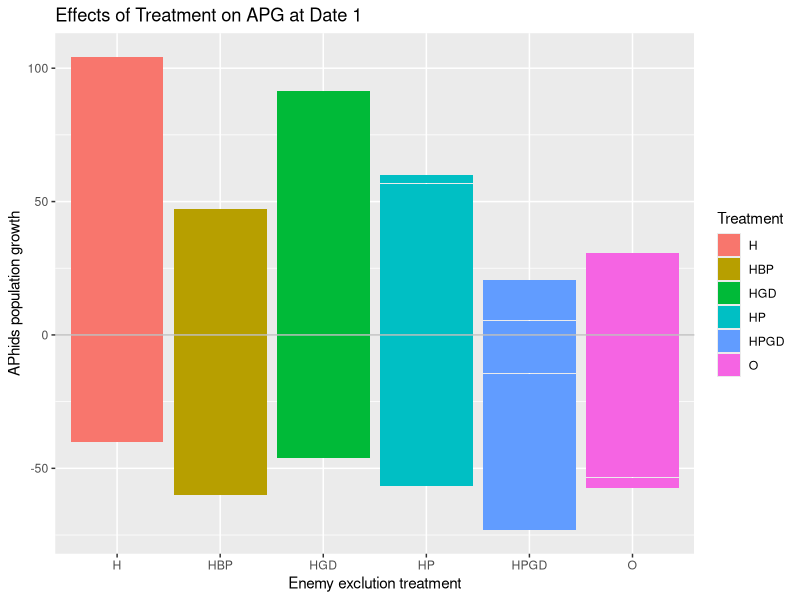
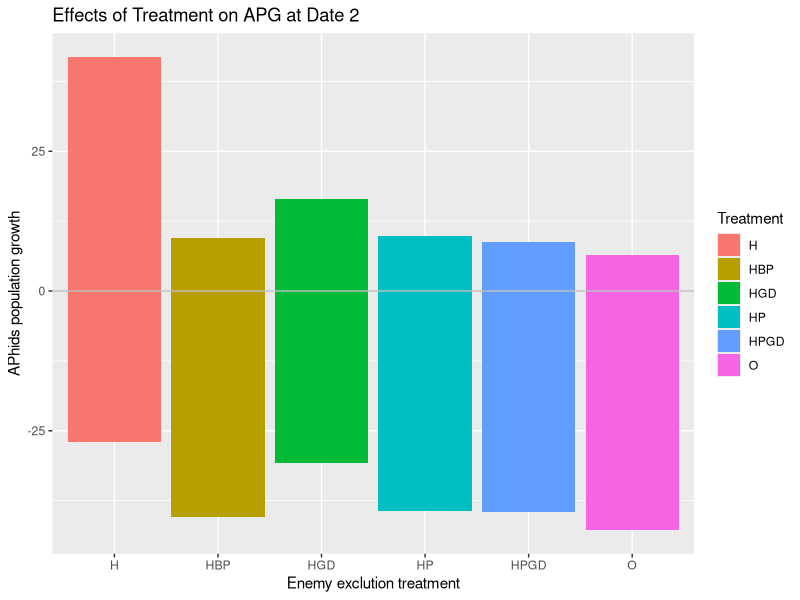
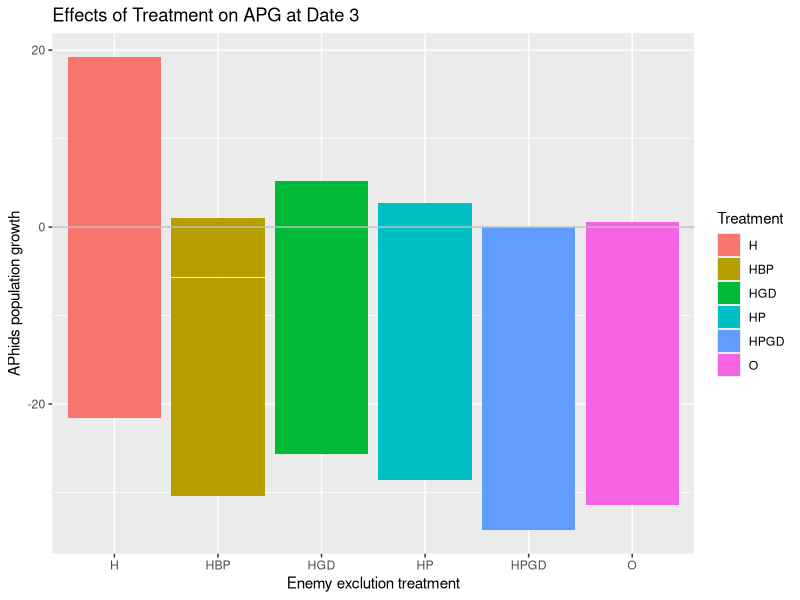
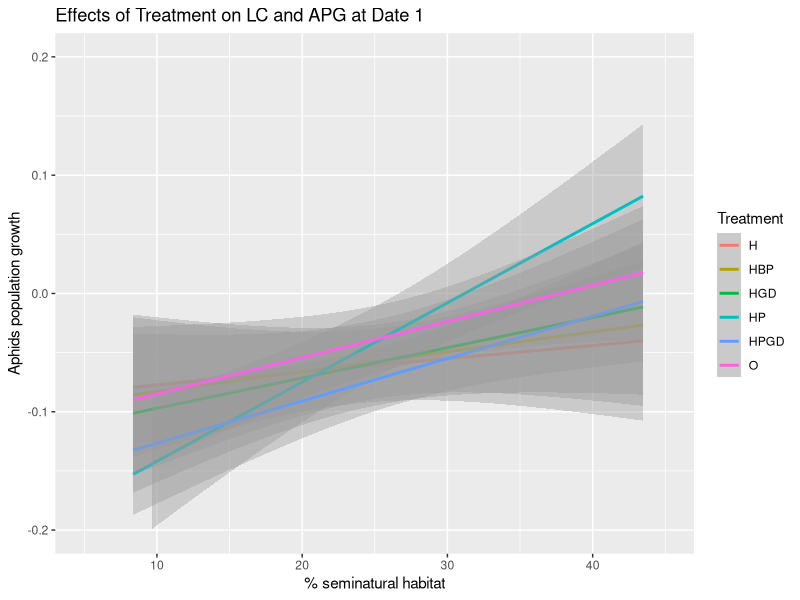
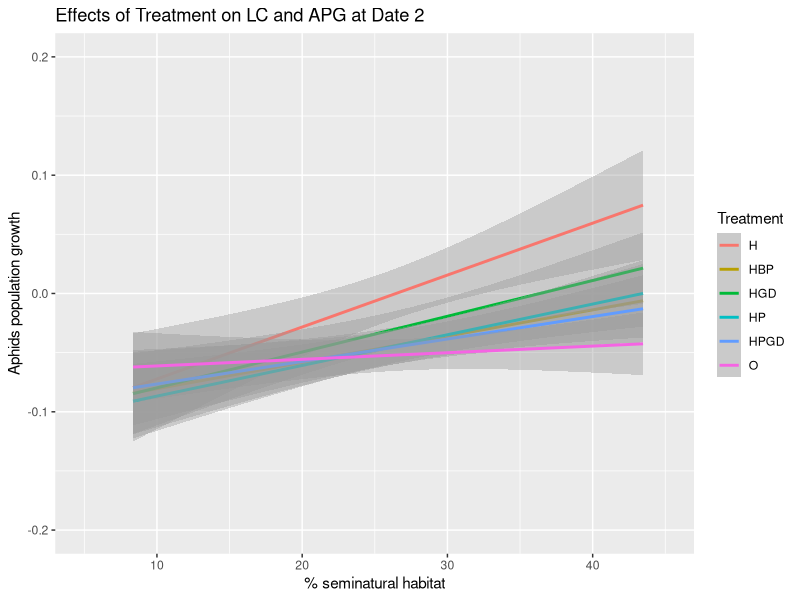
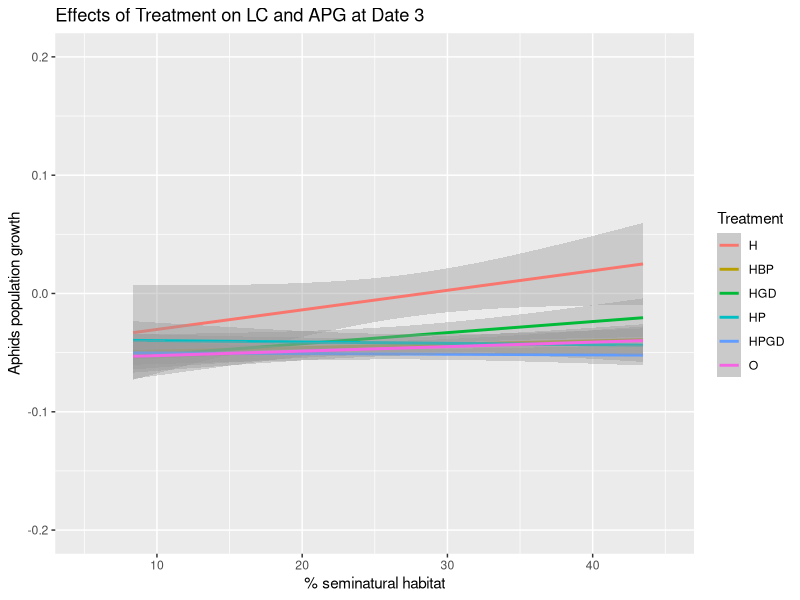
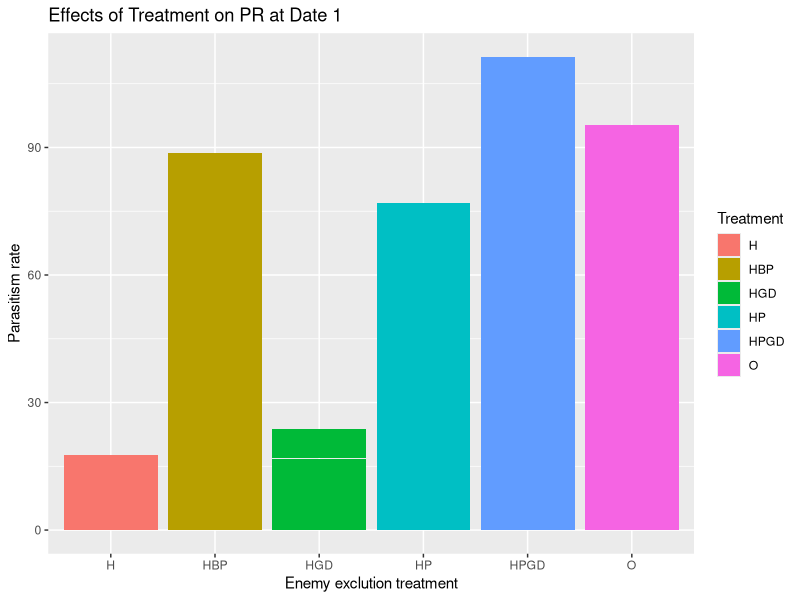
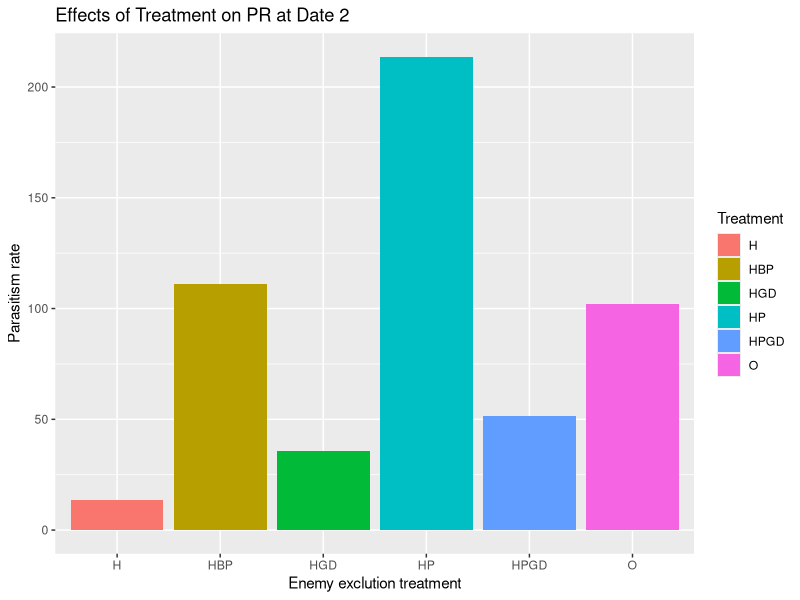

Source code (R) for these figures, in order:
## ---- chunk 1
knitr::opts_chunk$set(echo = TRUE)
## ---- chunk 2
#import data file
library(readr)
Data1 <- read.table("Project data.csv", header = TRUE, dec = ",", sep =";")

###dataframe for sampling date1 
DATE1 <- Data1[Data1$Date == "1", ]
DATE1_700 <- subset(DATE1, DATE1$BUFF_DIST == "700")

## ---- chunk 3
#calculate the aphids population growth at date1
logNaphids_D1_bar <- log(DATE1$aphid_live+1) - log(DATE1$aphidsinoculated_init+1) 
APG_D1_bar <- logNaphids_D1_bar/10
#dataframe for seminatural habitat and aphids population growth at date1 
DATE1APG_bar <- data.frame(DATE1,APG_D1_bar)
## ---- chunk 4
#plot
library(ggplot2)
Bar_APGD1 <- ggplot(DATE1APG_bar, aes(x = Treatment, y = APG_D1_bar, fill = Treatment))
Bar_APGD1 <- Bar_APGD1 + geom_bar(stat = "identity")
Bar_APGD1 <- Bar_APGD1 + labs(x= "Enemy exclution treatment", y="APhids population growth", title = "Effects of Treatment on APG at Date 1")
Bar_APGD1 <- Bar_APGD1 + geom_hline(yintercept=0, colour="grey") 
#Bar_APGD1 <- Bar_APGD1 + ylim(-0.1 , 0.15)
plot(Bar_APGD1)
## ---- chunk 5
####dataframe for sampling date2
DATE2 <- Data1[Data1$Date == "2", ]
DATE2_700 <- subset(DATE2, DATE2$BUFF_DIST == "700")

#Bar graph
#calculate the aphids population growth at date1
logNaphids_D2_bar <- log(DATE2$aphid_live+1) - log(DATE2$aphidsinoculated_init+1) 
APG_D2_bar <- logNaphids_D2_bar/20

#dataframe for seminatural habitat and aphids population growth at date1 
DATE2APG_bar <- data.frame(DATE2,APG_D2_bar)

#plot
Bar_APGD2 <- ggplot(DATE2APG_bar, aes(x = Treatment, y = APG_D2_bar, fill = Treatment))
Bar_APGD2 <- Bar_APGD2 + geom_bar(stat = "identity")
Bar_APGD2 <- Bar_APGD2 + labs(x= "Enemy exclution treatment", y="APhids population growth", title = "Effects of Treatment on APG at Date 2")
Bar_APGD2 <- Bar_APGD2 + geom_hline(yintercept=0, colour="grey") 
plot(Bar_APGD2)

## ---- chunk 6
####dataframe for sampling date3
DATE3 <- Data1[Data1$Date == "3", ]
DATE3_700 <- subset(DATE3, DATE3$BUFF_DIST == "700")

#calculate the aphids population growth at date1
logNaphids_D3_bar <- log(DATE3$aphid_live+1) - log(DATE3$aphidsinoculated_init+1) 
APG_D3_bar <- logNaphids_D3_bar/30

#dataframe for seminatural habitat and aphids population growth at date1 
DATE3APG_bar <- data.frame(DATE3,APG_D3_bar)

#plot
Bar_APGD3 <- ggplot(DATE3APG_bar, aes(x = Treatment, y = APG_D3_bar, fill = Treatment))
Bar_APGD3 <- Bar_APGD3 + geom_bar(stat = "identity")
Bar_APGD3 <- Bar_APGD3 + labs(x= "Enemy exclution treatment", y="APhids population growth", title = "Effects of Treatment on APG at Date 3")
Bar_APGD3 <- Bar_APGD3 + geom_hline(yintercept=0, colour="grey") 
plot(Bar_APGD3)


## ---- chunk 7
#calculate the aphids population growth at date1  
logNaphids_D1_line <- log(DATE1_700$aphid_live+1) - log(DATE1_700$aphidsinoculated_init+1) 
APG_D1_line <- logNaphids_D1_line/10 
## ---- chunk 8
#dataframe for seminatural habitat and aphids population growth at date1   
DATE1APG_line <- data.frame(DATE1_700,APG_D1_line)  
## ---- chunk 9
#barplot for % Seminatural habitat and APhid population growth
Line_APGD1 <- ggplot(DATE1APG_line, aes(x = Pt.seminatural, y = APG_D1_line, color = Treatment))
Line_APGD1 <- Line_APGD1 + labs(x= "% seminatural habitat", y="Aphids population growth", title = "Effects of Treatment on LC and APG at Date 1")
Line_APGD1 <- Line_APGD1 + geom_smooth(method = "lm")
Line_APGD1 <- Line_APGD1 +xlim(5,45) +ylim(-0.2 , 0.2)
print(Line_APGD1)
## ---- chunk 10
#calculate the aphids population growth at date1
logNaphids_D2_line <- log(DATE2_700$aphid_live+1) - log(DATE2_700$aphidsinoculated_init+1) 
APG_D2_line <- logNaphids_D2_line/20

#dataframe for seminatural habitat and aphids population growth at date1 
DATE2APG_line <- data.frame(DATE2_700,APG_D2_line)

#barplot for % Seminatural habitat and APhid population growth
Line_APGD2 <- ggplot(DATE2APG_line, aes(x = Pt.seminatural, y = APG_D2_line, color = Treatment))
Line_APGD2 <- Line_APGD2 + labs(x= "% seminatural habitat", y="Aphids population growth", title = "Effects of Treatment on LC and APG at Date 2")
# for scatter plot: use geom_point()
Line_APGD2 <- Line_APGD2 + geom_smooth(method = "lm")
Line_APGD2 <- Line_APGD2 +xlim(5,45) +ylim(-0.2 , 0.2)
print(Line_APGD2)
## ---- chunk 11
#calculate the aphids population growth at date1
logNaphids_D3_line <- log(DATE3_700$aphid_live+1) - log(DATE3_700$aphidsinoculated_init+1) 
APG_D3_line <- logNaphids_D3_line/30

#dataframe for seminatural habitat and aphids population growth at date1 
DATE3APG_line <- data.frame(DATE3_700,APG_D3_line)

#barplot for % Seminatural habitat and APhid population growth
Line_APGD3 <- ggplot(DATE3APG_line, aes(x = Pt.seminatural, y = APG_D3_line, color = Treatment))
Line_APGD3 <- Line_APGD3 + labs(x= "% seminatural habitat", y="Aphids population growth", title = "Effects of Treatment on LC and APG at Date 3")
# for scatter plot: use geom_point()
Line_APGD3 <- Line_APGD3 + geom_smooth(method = "lm")
Line_APGD3 <- Line_APGD3 +xlim(5,45) +ylim(-0.2 , 0.2)
print(Line_APGD3)

## ---- chunk 12
#dataframe for sampling date1 
DATE1 <- Data1[Data1$Date == "1", ]
DATE1_200 <-  subset(DATE1, DATE1$BUFF_DIST == "200")

# parasitism rate 
PR_D1_bar　<- DATE1$aphid_parasitized/(DATE1$aphid_live + DATE1$aphid_parasitized)

#add parasitism rate to the dataframe 
DATE1PR_bar <- data.frame(DATE1,PR_D1_bar)

#plot
Bar_PRD1 <- ggplot(DATE1PR_bar, aes(x = Treatment, y = PR_D1_bar, fill = Treatment))
Bar_PRD1 <- Bar_PRD1 + geom_bar(stat = "identity")
Bar_PRD1 <- Bar_PRD1 + labs(x= "Enemy exclution treatment", y="Parasitism rate", title = "Effects of Treatment on PR at Date 1")
plot(Bar_PRD1)

## ---- chunk 13
# parasitism rate 
PR_D2_bar　<- DATE2$aphid_parasitized/(DATE2$aphid_live + DATE2$aphid_parasitized)

#dataframe including PR
DATE2PR_bar <- data.frame(DATE2,PR_D2_bar)

#plot
Bar_PRD2 <- ggplot(DATE2PR_bar, aes(x = Treatment, y = PR_D2_bar, fill = Treatment))
Bar_PRD2 <- Bar_PRD2 + geom_bar(stat = "identity")
Bar_PRD2 <- Bar_PRD2 + labs(x= "Enemy exclution treatment", y="Parasitism rate", title = "Effects of Treatment on PR at Date 2")
plot(Bar_PRD2)

## ---- chunk 14
# parasitism rate - Treatment
PR_D3_bar　<- DATE3$aphid_parasitized/(DATE3$aphid_live + DATE3$aphid_parasitized)

#dataframe including parasitism rate at date3 
DATE3PR_bar <- data.frame(DATE3,PR_D3_bar)

#plot 
Bar_PRD3 <- ggplot(DATE3PR_bar, aes(x = Treatment, y = PR_D3_bar, fill = Treatment))
Bar_PRD3 <- Bar_PRD3 + geom_bar(stat = "identity")
Bar_PRD3 <- Bar_PRD3 + labs(x= "Enemy exclution treatment", y="Parasitism rate", title = "Effects of Treatment on PR at Date 3")
plot(Bar_PRD3)

## ---- chunk 15
Data1 <- read.table("Project data.csv", header = TRUE, dec = ",", sep =";")
Date_1 <- Data1[Data1$Date == "1", ]
syrphid_fraction <- (Date_1$syrphidl_p /((Date_1$aphid_live)+(Date_1$syrphidl_p)))
Date_1$syrphid_fraction <- syrphid_fraction

Date1buff <- subset(Date_1, BUFF_DIST ==900)

# lm using Date_1
lm1 <- lm(Date1buff$syrphid_fraction ~ Date1buff$Pt.seminatural)
plot(Date1buff$syrphid_fraction ~ Date1buff$Pt.seminatural)

# ggplot using Date1buff
ggplot(Date1buff, aes(x= Pt.seminatural, y= syrphid_fraction, 
                   color = Treatment)) +
  geom_jitter()+
  geom_smooth(method="exp")

#barplot using Date_1
G1 <- ggplot(Date_1, aes(x= Treatment, y= syrphid_fraction, fill = Treatment))+
  geom_bar(stat="identity")+
  labs(x="Treatment", y="Syrphid fraction", title="Effect of NE treatment on syrphid fraction at Date 1")

## ---- chunk 16
# lm using Date_2
Date_2 <- Data1[Data1$Date == "2", ]
syrphid_fraction <- (Date_2$syrphidl_p /((Date_2$aphid_live)+(Date_2$syrphidl_p)))
Date_2$syrphid_fraction <- syrphid_fraction

Date2buff <- subset(Date_2, BUFF_DIST ==900)

lm1 <- lm(Date_2$syrphid_fraction ~ Date_2$Pt.seminatural)
plot(Date_2$syrphid_fraction ~ Date_2$Pt.seminatural)

# ggplot using Date2buff
ggplot(Date2buff, aes(x= Pt.seminatural, y= syrphid_fraction, 
                      color = Treatment)) +
  geom_jitter()+
  geom_smooth(method="exp")

#barplot using Date_2
G1 <- ggplot(Date_2, aes(x= Treatment, y= syrphid_fraction, fill = Treatment))+
  geom_bar(stat="identity")+
  labs(x="Treatment", y="Syrphid fraction", title="Effect of NE treatment on syrphid fraction at Date 2")
print(G1)

## ---- chunk 17
Date_3 <- Data1[Data1$Date == "3", ]
syrphid_fraction <- (Date_3$syrphidl_p /((Date_3$aphid_live)+(Date_3$syrphidl_p)))
Date_3$syrphid_fraction <- syrphid_fraction

Date3buff <- subset(Date_3, BUFF_DIST ==900)


# lm using Date_3
lm1 <- lm(Date_3$syrphid_fraction ~ Date_3$Pt.seminatural)
plot(Date_3$syrphid_fraction ~ Date_3$Pt.seminatural)

# ggplot using Date3buff
ggplot(Date3buff, aes(x= Pt.seminatural, y= syrphid_fraction, 
                      color = Treatment)) +
  geom_jitter()+
  geom_smooth(method="exp")

#barplot using Date_3
G1 <- ggplot(Date_3, aes(x= Treatment, y= syrphid_fraction, fill = Treatment))+
  geom_bar(stat="identity")+
  labs(x="Treatment", y="Syrphid fraction", title="Effect of NE treatment on syrphid fraction at Date 3")
print(G1)

# one inconsistency: second highest number should not be HPGD, but HGD according to the article. 

